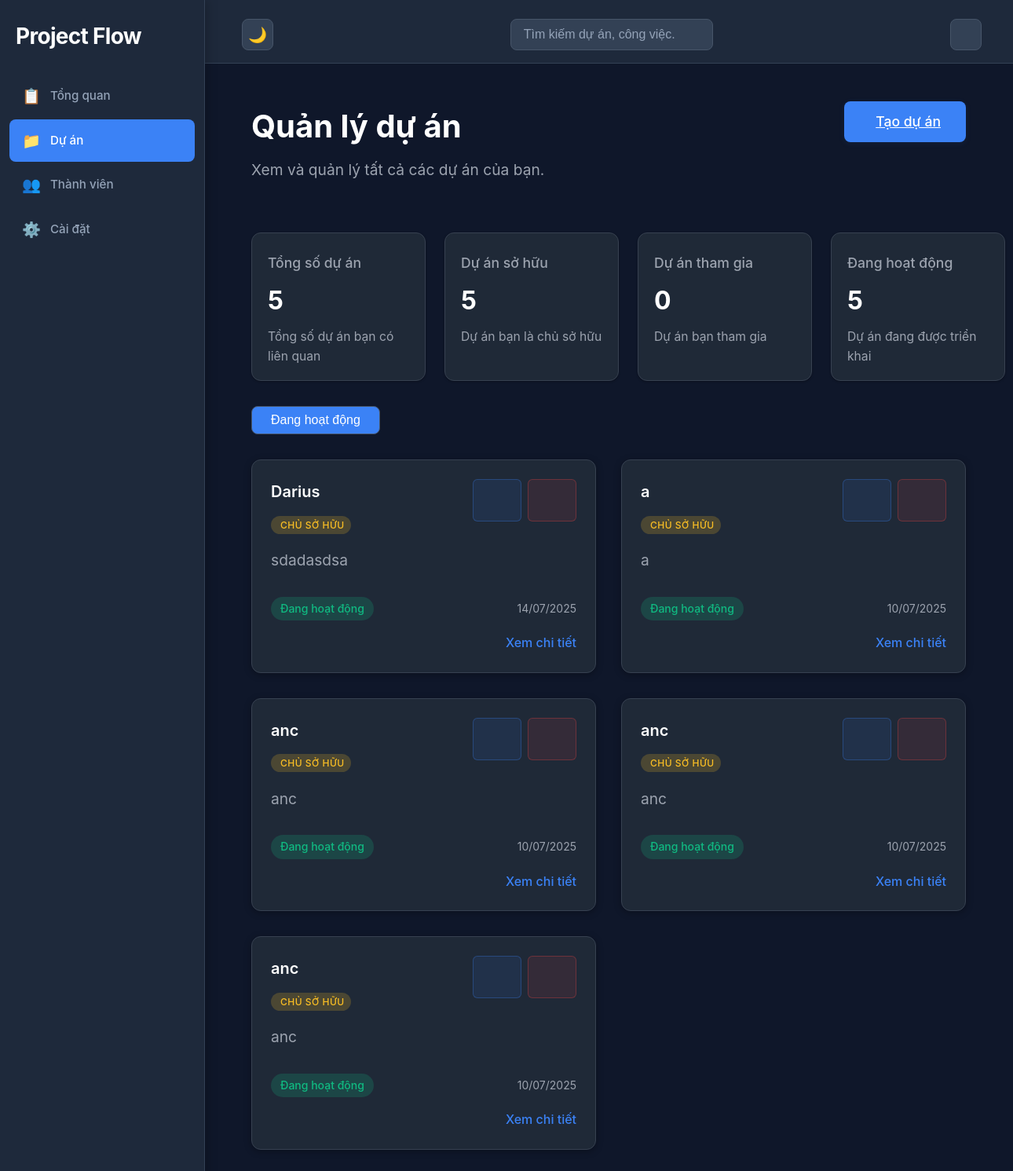
Before: /dashboard/projects/ (signed in) with the older database file.
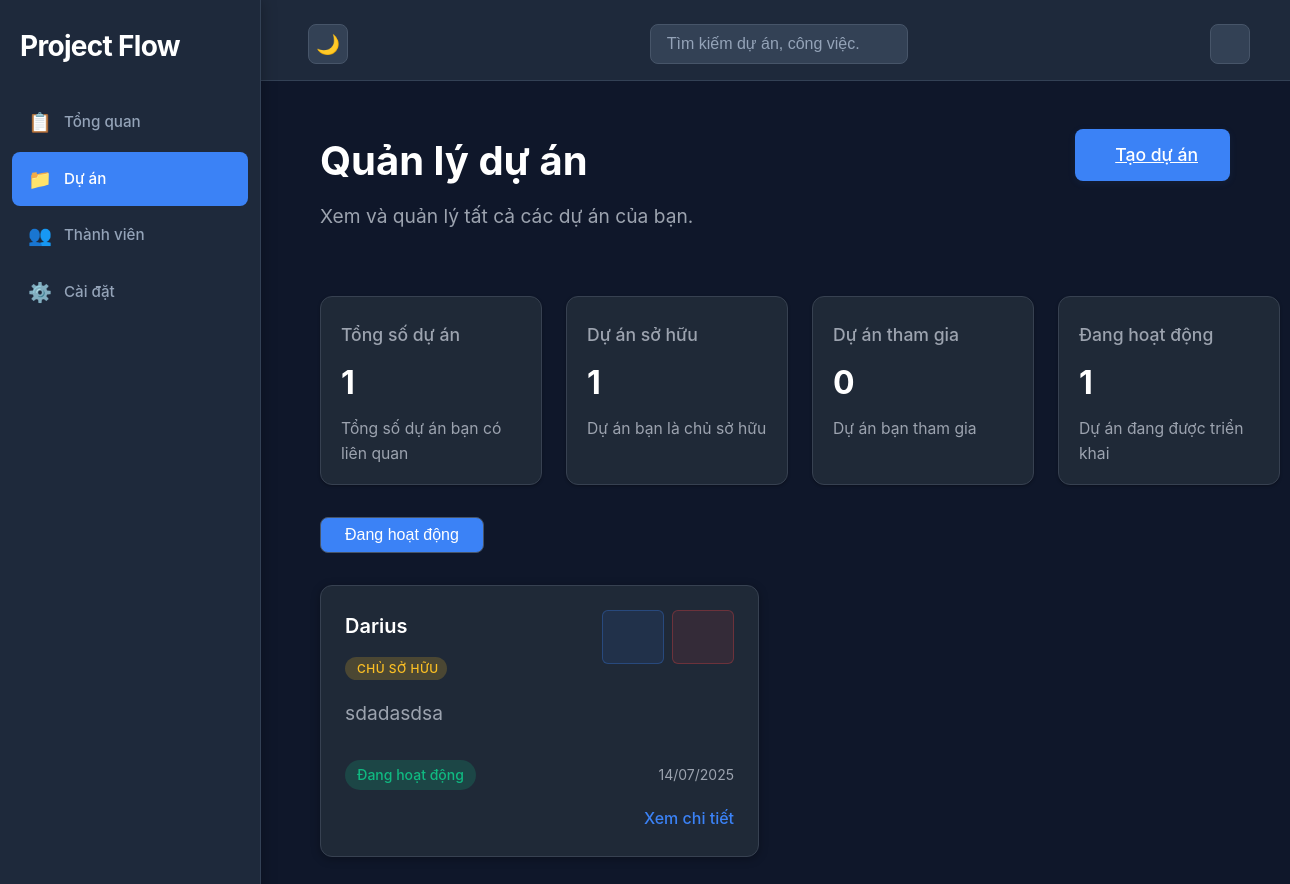
After: the same page with the newer database file.
### dashboard/models.py (models this page shows)
class Project(models.Model):
    id = models.AutoField(primary_key=True)
    name = models.CharField(max_length=255)
    description = models.TextField()
    status = models.CharField(
        max_length=20,
        choices=ProjectStatus.choices,
        default=ProjectStatus.ACTIVE
    )
    created_at = models.DateTimeField(auto_now_add=True)
    updated_at = models.DateTimeField(auto_now=True)
    archived_at = models.DateTimeField(null=True, blank=True)
    owner = models.ForeignKey(
        User,
        on_delete=models.CASCADE,
        related_name='owned_projects'
    )
    class Meta:
        db_table = 'projects'

### dashboard/views.py (the view, shortened to what this page needs)
# urls.py: path('projects/', views.view_projects, name='view_projects'),
@login_required(login_url="login")
def view_projects(request):
    user = request.user
    owned_projects = Project.objects.filter(owner=user)
    member_projects = ProjectMember.objects.filter(user=user).select_related('project')
    all_project_ids = set()
    projects_data = []
    for project in owned_projects:
        if project.id not in all_project_ids:
            all_project_ids.add(project.id)
            member_role = ProjectMember.objects.filter(user=user, project=project).first()
            user_role = member_role.role if member_role else 'OWNER'
            projects_data.append({
                'project': project,
                'user_role': user_role,
                'is_owner': True
            })
    for member_project in member_projects:
        project = member_project.project
    projects_data.sort(key=lambda x: x['project'].created_at, reverse=True)
    total_projects = len(projects_data)
    owned_projects_count = len([p for p in projects_data if p['is_owner']])
    member_projects_count = len([p for p in projects_data if not p['is_owner']])
    active_projects = len([p for p in projects_data if p['project'].status == 'ACTIVE'])
    completed_projects = len([p for p in projects_data if p['project'].status == 'COMPLETED'])
    on_hold_projects = len([p for p in projects_data if p['project'].status == 'ON_HOLD'])
    context = {
        'username': user.username,
        'projects_data': projects_data,
        'total_projects': total_projects,
        'owned_projects_count': owned_projects_count,
        'member_projects_count': member_projects_count,
        'active_projects': active_projects,
        'completed_projects': completed_projects,
        'on_hold_projects': on_hold_projects,
    }
    return render(request, 'dashboard/projects_content.html', context)

### templates/dashboard/projects_content.html (shortened to what the changed rows need)
{% extends "dashboard/base.html"%}
{% block include_header %}
<link rel="stylesheet" href="/static/dashboard/projects_content.css">
{% endblock%}
{% block container %}
<div id="projects-content" class="content-section">
    <div class="projects-header">
        <div class="projects-title-group">
            <h1>Quản lý dự án</h1>
        </div>
    </div>
    <div class="projects-stats">
        <div class="stat-card">
            <div class="stat-title">Tổng số dự án</div>
            <div class="stat-value">{{ total_projects }}</div>
            <div class="stat-desc">Tổng số dự án bạn có liên quan</div>
        </div>
        <div class="stat-card">
            <div class="stat-title">Dự án sở hữu </div>
            <div class="stat-value">{{ owned_projects_count }}</div>
            <div class="stat-desc">Dự án bạn là chủ sở hữu</div>
        </div>
        <div class="stat-card">
            <div class="stat-title">Đang hoạt động </div>
            <div class="stat-value">{{ active_projects }}</div>
            <div class="stat-desc">Dự án đang được triển khai</div>
        </div>
    </div>
    {% if projects_data %}
        <div class="projects-grid">
            {% for project_data in projects_data %}
                <div class="project-card">
                    <div class="project-header">
                        <div class="project-name-section">
                            <h3 class="project-name">{{ project_data.project.name }}</h3>
                            <span class="user-role-badge role-{{ project_data.user_role|lower }}">
                                {% if project_data.user_role == 'OWNER' %}
                                     Chủ sở hữu
                                {% elif project_data.user_role == 'ADMIN' %}
                                    <i class="fas fa-shield-alt"></i> Quản trị viên
                                {% else %}
                                    <i class="fas fa-user"></i> Thành viên
                                {% endif %}
                            </span>
                        </div>
                        {% if project_data.is_owner %}
                        <div class="project-actions">
                            <a href="{% url 'edit_project' project_data.project.id %}" class="action-btn edit-btn" title="Chỉnh sửa">
                            </a>
                            <a href="{% url 'delete_project' project_data.project.id %}" class="action-btn delete-btn" title="Xóa">
                            </a>
                        </div>
                        {% endif %}
                    </div>
                    <p class="project-description">{{ project_data.project.description|truncatechars:100 }}</p>
                    <div class="project-meta">
                        <span class="project-status status-{{ project_data.project.status|lower }}">
                            {% if project_data.project.status == 'ACTIVE' %}
                                 Đang hoạt động
                            {% elif project_data.project.status == 'COMPLETED' %}
                                <i class="fa-solid fa-check-circle"></i> Hoàn thành
                            {% elif project_data.project.status == 'ON_HOLD' %}
                                <i class="fa-solid fa-pause-circle"></i> Tạm dừng
                            {% endif %}
                        </span>
                        <span class="project-date">{{ project_data.project.created_at|date:"d/m/Y" }}</span>
                    </div>
                    <div class="project-footer">
                        <a href="{% url 'view_project_detail' project_data.project.id %}" class="view-project-btn">
                            Xem chi tiết
                        </a>
                    </div>
                </div>
            {% endfor %}
        </div>
    {% endif %}
</div>
{% endblock %}

Changed rows visible on the page:
removed Project: project.name "a", project.description "a", status "Đang hoạt động", project.created_at "10/07/2025"
removed Project: project.name "anc", project.description "anc", status "Đang hoạt động", project.created_at "10/07/2025"
removed Project: project.name "anc", project.description "anc", status "Đang hoạt động", project.created_at "10/07/2025"
removed Project: project.name "anc", project.description "anc", status "Đang hoạt động", project.created_at "10/07/2025"
Other visible differences:
{{ total_projects }}: "5" → "1"
{{ owned_projects_count }}: "5" → "1"
{{ active_projects }}: "5" → "1"
